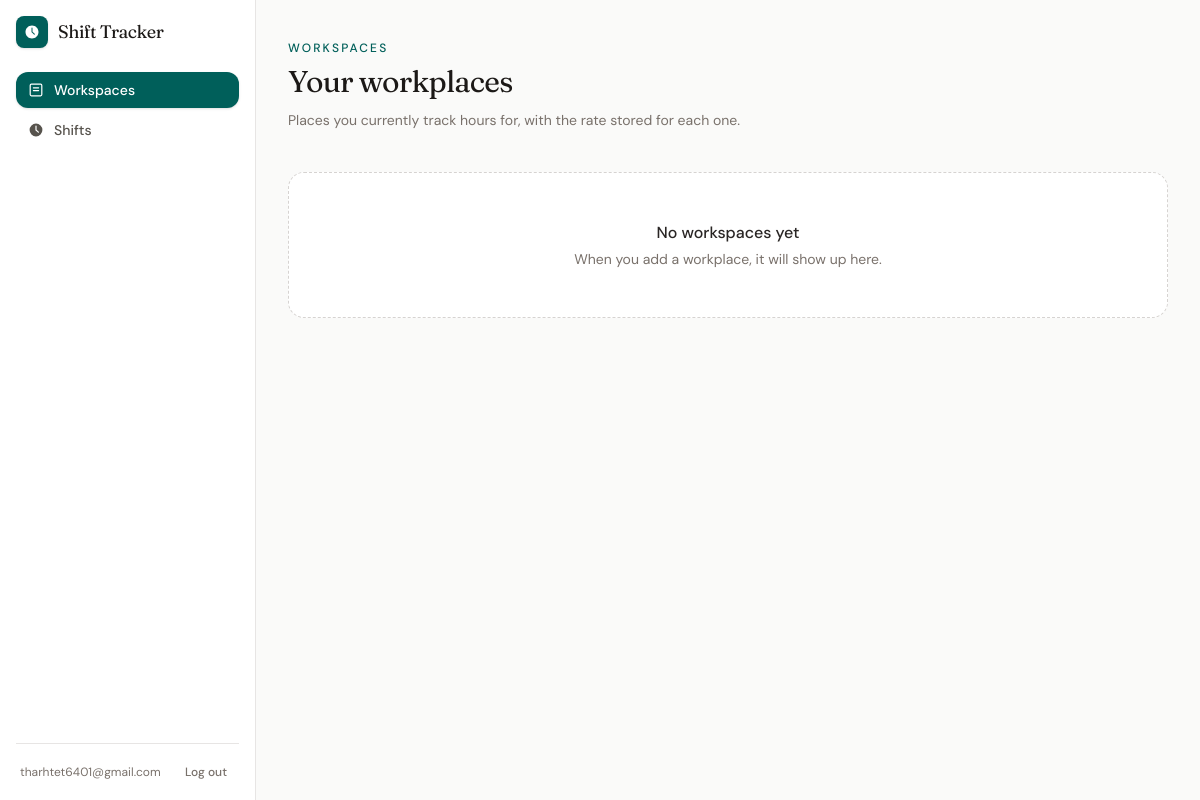
The app's page /workspaces/ (signed in), older data.
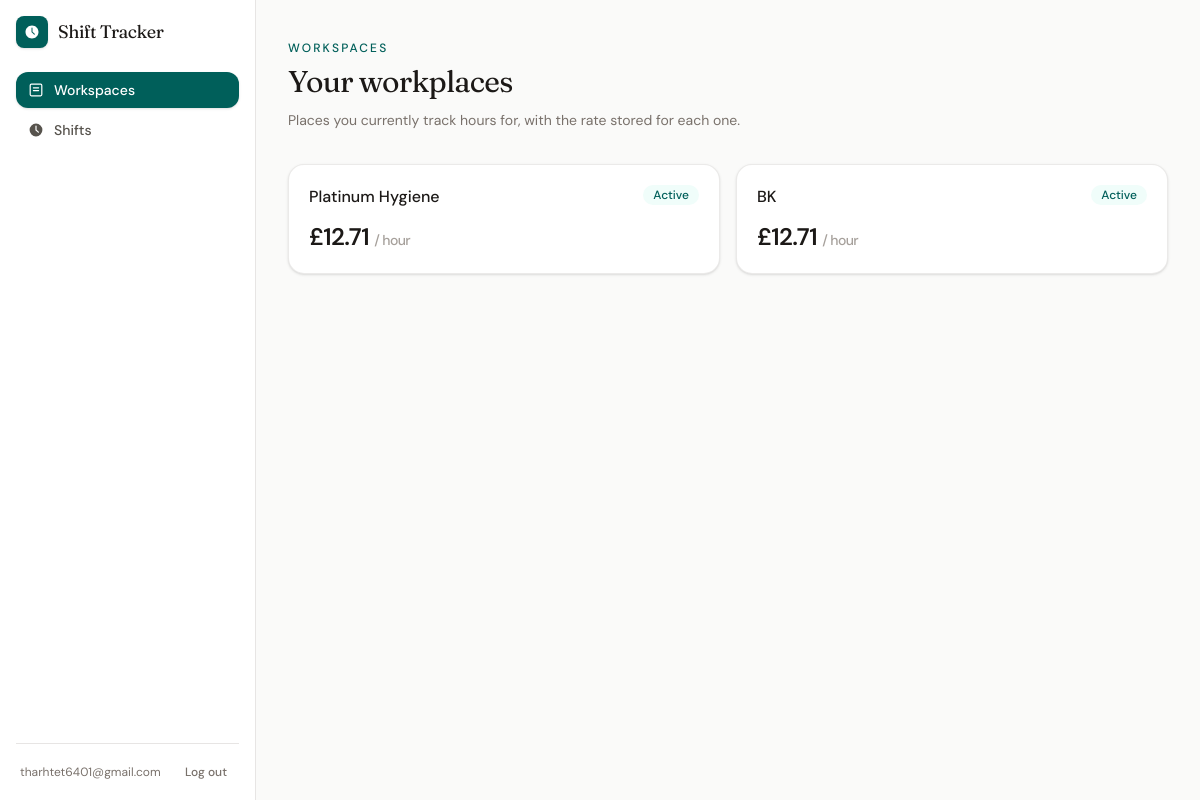
The same page, newer data.
### workspaces/models.py (models this page shows, shortened)
class Workplace(models.Model):
    user = models.ForeignKey(
        settings.AUTH_USER_MODEL,
        on_delete=models.CASCADE,
        related_name="workplaces",
    )
    name = models.CharField(max_length=100)
    hourly_rate = models.DecimalField(
        max_digits=6,
        decimal_places=2,
    )
    is_active = models.BooleanField(default=True)
    created_at = models.DateTimeField(auto_now_add=True)
    updated_at = models.DateTimeField(auto_now=True)

### workspaces/views.py (the view)
# urls.py: path("", views.workplace_list, name="workplace_list"),
@login_required
def workplace_list(request):
    try:
        workplaces = Workplace.objects.filter(
            user=request.user,
        ).order_by("-created_at")
        return render(
            request,
            "workspaces/list.html",
            {"workplaces": workplaces},
        )
    except Exception:
        messages.error(request, "Could not load your workspaces.")
        return render(
            request,
            "workspaces/list.html",
            {"workplaces": []},
        )

### workspaces/templates/workspaces/list.html (shortened to what this page needs)
{% extends "app.html" %}
{% block app_content %}
<div class="px-4 py-10 sm:px-8">
    <p class="text-xs font-medium uppercase tracking-[0.18em] text-teal-800">Workspaces</p>
    <h1 class="mt-2 font-serif text-3xl tracking-tight text-stone-900">Your workplaces</h1>
    <p class="mt-2 max-w-xl text-sm leading-6 text-stone-500">
        Places you currently track hours for, with the rate stored for each one.
    </p>
    {% if workplaces %}
        <ul class="mt-8 grid gap-4 sm:grid-cols-2">
            {% for workplace in workplaces %}
                <li class="rounded-2xl border border-stone-200/80 bg-white p-5 shadow-sm">
                    <div class="flex items-start justify-between gap-3">
                        <h2 class="font-medium text-stone-900">{{ workplace.name }}</h2>
                        {% if workplace.is_active %}
                            <span class="rounded-full bg-teal-50 px-2.5 py-0.5 text-xs font-medium text-teal-800">Active</span>
                        {% else %}
                            <span class="rounded-full bg-stone-100 px-2.5 py-0.5 text-xs font-medium text-stone-500">Inactive</span>
                        {% endif %}
                    </div>
                    <p class="mt-3 text-2xl font-semibold tracking-tight text-stone-900">
                        £{{ workplace.hourly_rate }}
                        <span class="text-sm font-medium text-stone-400">/ hour</span>
                    </p>
                </li>
            {% endfor %}
        </ul>
    {% else %}
        <div class="mt-10 rounded-2xl border border-dashed border-stone-300 bg-white px-6 py-12 text-center">
            <p class="font-medium text-stone-800">No workspaces yet</p>
            <p class="mt-1 text-sm text-stone-500">When you add a workplace, it will show up here.</p>
        </div>
    {% endif %}
</div>
{% endblock %}

### templates/app.html (shortened to what this page needs)
{% extends "base.html" %}
{% block content %}
<div class="flex min-h-screen flex-col md:flex-row">
    <aside class="flex w-full flex-col border-b border-stone-200 bg-white md:w-64 md:border-b-0 md:border-r">
        <div class="flex items-center justify-between gap-3 border-b border-stone-200 px-4 py-4 md:border-b-0">
            <a href="{% url 'home' %}" class="flex items-center gap-2.5 text-stone-900">
                <span class="flex size-8 items-center justify-center rounded-lg bg-teal-800 text-white shadow-sm">
                </span>
                <span class="font-serif text-lg tracking-tight">Shift Tracker   </span>
            </a>
        </div>
        <div class="flex flex-1 flex-col px-3 py-3 md:px-4 md:py-0 md:pb-4">
            <nav class="flex gap-1 md:mt-2 md:flex-col">
                <a
                    href="{% url 'workplace_list' %}"
                    class="flex items-center gap-2.5 rounded-xl px-3 py-2 text-sm font-medium transition {% if request.resolver_match.url_name == 'workplace_list' %}bg-teal-800 text-white shadow-sm{% else %}text-stone-600 hover:bg-stone-100 hover:text-stone-900{% endif %}"
                >
                    Workspaces
                </a>
                <a
                    href="{% url 'shift_list' %}"
                    class="flex items-center gap-2.5 rounded-xl px-3 py-2 text-sm font-medium transition {% if request.resolver_match.url_name == 'shift_list' %}bg-teal-800 text-white shadow-sm{% else %}text-stone-600 hover:bg-stone-100 hover:text-stone-900{% endif %}"
                >
                    <svg xmlns="http://www.w3.org/2000/svg" viewBox="0 0 20 20" fill="currentColor" class="size-4">
                        <path fill-rule="evenodd" d="M10 18a8 8 0 1 0 0-16 8 8 0 0 0 0 16Zm.75-13a.75.75 0 0 0-1.5 0v5c0 .192.078.384.22.53l3 2.75a.75.75 0 0 0 1.06-1.06l-2.78-2.547V5Z" clip-rule="evenodd" />
                    </svg>
                    Shifts
                </a>
            </nav>
            <div class="mt-auto hidden items-center justify-between gap-2 border-t border-stone-200 px-1 pt-4 md:flex">
                <span class="truncate text-xs text-stone-500">{{ user.email }}</span>
                <a
                    href="{% url 'account_logout' %}"
                    class="shrink-0 rounded-lg px-2 py-1 text-xs font-medium text-stone-500 transition hover:bg-stone-100 hover:text-stone-900"
                >
                    Log out
                </a>
            </div>
        </div>
    </aside>
    <div class="min-w-0 flex-1">
        {% block app_content %}{% endblock %}
    </div>
</div>
{% endblock %}

### templates/base.html (shortened to what this page needs)
{% load static %}
<!DOCTYPE html>
<html lang="en">
<head>
    <link href="{% static 'css/output.css' %}" rel="stylesheet">
</head>
<body class="min-h-screen bg-stone-50 font-sans text-stone-800 antialiased {% block body_class %}{% endblock %}">
    <main>
        {% block content %}{% endblock %}
    </main>
</body>
</html>

Row changes from the older to the newer data that the page shows:
added Workplace: name "Platinum Hygiene", is_active "Active", hourly_rate "12.71"
added Workplace: name "BK", is_active "Active", hourly_rate "12.71"
Text that changed along with them:
text no longer shown: "No workspaces yet When you add a workplace, it will show up here."
